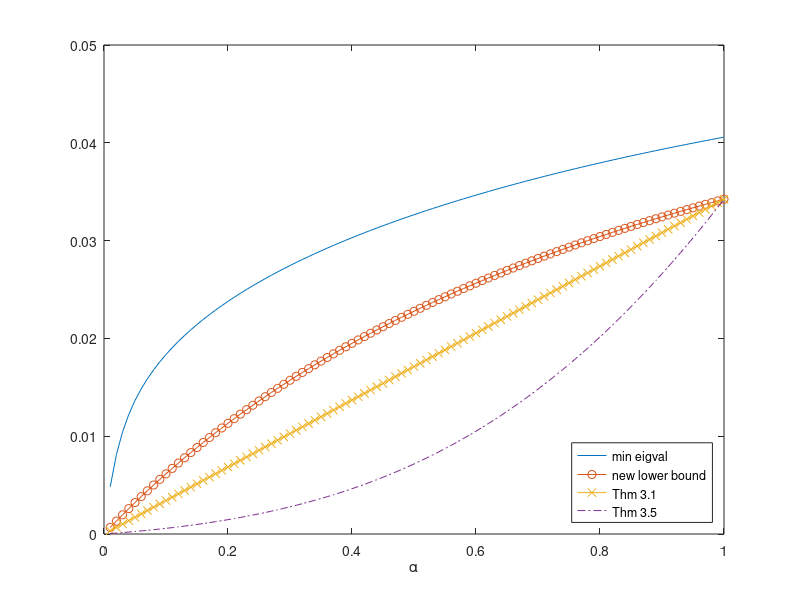

Reproduce this figure in MATLAB.
%Graph for example

%size of the matrix
n=10; 
%vector for alpha
alpha_vector=(.01:.01:1)'; 
%salpha_vectord for random number generator
rng(9); 
%random vector for B
r=rand(n-2,1); 
%random vector v
v=randn(n,1); 
%normalized v
v=v/norm(v); 
%v_1
v1=v(1); 
%v_1^2
v12=v1^2;
%collection of four lower bounds
m=zeros(size(alpha_vector,1),4); 
for j=1:size(alpha_vector,1)
    %alpha
    alpha=alpha_vector(j); 
    %matrix B
    D=diag([0; alpha; alpha+r]); 
    %matrix \mathcal{B}
    A=D+v*v'; 
    %sqrt(\alpha)
    sa=sqrt(alpha); 
    %min eigenvalue of \mathcal{B}
    m(j,1)=min(eig(A)); 
    %new lower bound
    m(j,2)=.5*(1+alpha-sqrt((1+alpha).^2-4*alpha*v12)); 
    %Theorem 3.1
    m(j,3)=min(1,alpha).*(1-sqrt(1-v12)); 
    %Theorem 3.5
    m(j,4)=.5*(alpha+1-.5*(1+sa)*sqrt(1+2*sa*(1-2*v12)+alpha)-.5*abs(1-sa)*sqrt(1-2*sa*(1-2*v12)+alpha)); 
end
%m, m1, m2, m3
plot(alpha_vector,m(:,1),'-',alpha_vector,m(:,2),'-o',alpha_vector,m(:,3),'-x',alpha_vector,m(:,4),'-.'); xlabel('\alpha');
legend('min eigval','new lower bound','Thm 3.1','Thm 3.5','Location','SouthEast');
